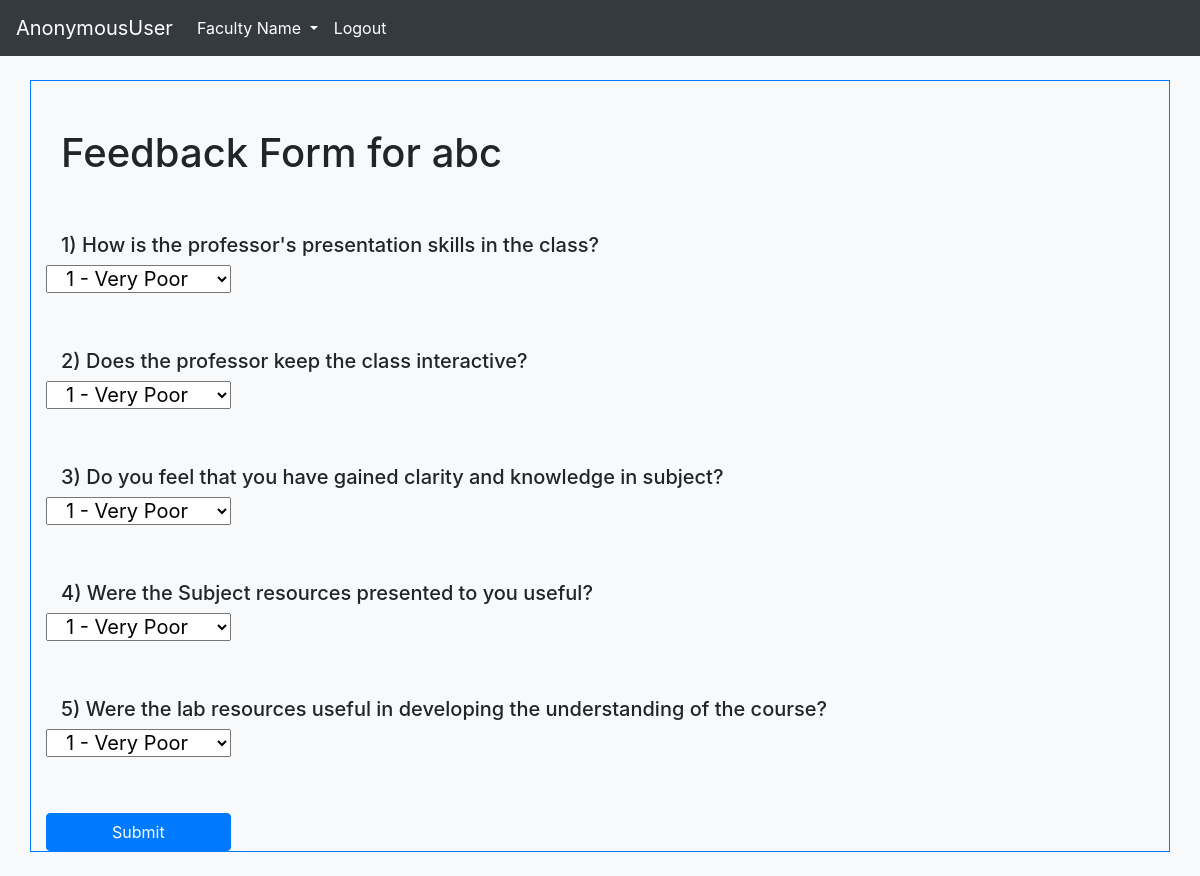
/student/FeedbackSubmission/abc, run on the app's committed database.
### students_app/models.py (models this page shows, shortened)
class Questions(models.Model):
    question = models.TextField()

### students_app/views.py (the view, shortened to what this page needs)
# urls.py: path('FeedbackSubmission/<prof_name>',student_views.FeedBackForm,name='feedback_page_with_Name'),
def FeedBackForm(request,prof_name):
    if request.user.username == "AnonymousUser":
        messages.success(request,("Please login as students to continue"))
        return redirect('students_login')
    questions = Questions.objects.all()
    users = User.objects.filter(groups__name='Teachers')
    return render(request,'Feedback_form.html',{'user_list':users,'prof_name':prof_name,'questions':questions,'curr_user':request.user,'professor':True})

### students_app/templates/Feedback_form.html (shortened to what this page needs)
<!doctype html>
<html lang="en">
  <head>
    <link rel="stylesheet" href="https://stackpath.bootstrapcdn.com/bootstrap/4.1.3/css/bootstrap.min.css">
    <nav class="navbar navbar-fixed-top navbar-expand-lg navbar-dark bg-dark ">
        <a class="navbar-brand" href="#">{{curr_user}}</a>
        <div class="collapse navbar-collapse" id="navbarSupportedContent">
          <ul class="navbar-nav mr-auto">
            <li class="nav-item active dropdown">
              <a class="nav-link dropdown-toggle" href="#" id="navbarDropdown" role="button" data-toggle="dropdown" aria-haspopup="true" aria-expanded="false">
               Faculty Name
              </a>
            </li>
            <li class="nav-item active">
                <a class="nav-link" href="{% url 'student_logout' %}">Logout</a>
            </li>
          </ul>
        </div>
      </nav>
  </head>
  <body class = "bg-light">
      <br>
    <div class="container border  border-primary">
        <br>
        {% if professor %}
            <br>
            <h1 class='col-lg-12'> Feedback Form for {{ prof_name }}</h1>
            <br>
            <br>
            <form method = "POST">
                    {% for Question in questions %}
                        <h5>
                        <label class = "col-lg-12">{{Question.id}}) {{ Question.question }}</label>
                        <select id="{{Question.id}}" name="response{{Question.id}}" class="col-lg-2 ">
                                <option value="1">1 - Very Poor</option>
                        </select>
                        </h5>
                        <br>
                        <br>
                    {% endfor %}
                    <button type ="submit" class = "btn btn-primary col-lg-2"> Submit </button>
            </form>
        {% endif %}
    </div>
    <br>
  </body>
</html>

### data on the page
Questions: id "1", question "How is the professor's presentation skills in the class?", response1 "1 - Very Poor"
Questions: id "2", question "Does the professor keep the class interactive?", response2 "1 - Very Poor"
Questions: id "3", question "Do you feel that you have gained clarity and knowledge in subject?", response3 "1 - Very Poor"
Questions: id "4", question "Were the Subject resources presented to you useful?", response4 "1 - Very Poor"
Questions: id "5", question "Were the lab resources useful in developing the understanding of the course?", response5 "1 - Very Poor"

### other printed values
{{ curr_user }} "AnonymousUser"
{{ prof_name }} "abc"
